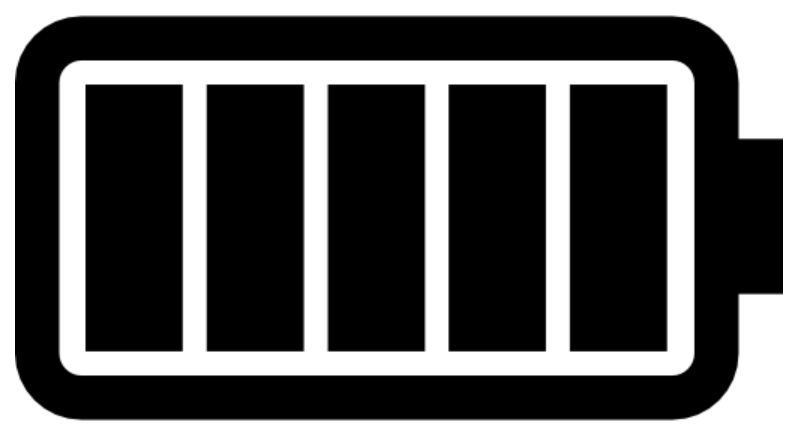
#> input picture battery-full.PNG, 794 x 438 px, found by its file name
$ python img_to_bw.py
#> lines starting #> are read from the running program, lines starting #| are printed output that depends on the picture; after the words box and inside, x2 and y2 are one past the last pixel; in counts of white or black regions, pixels touching at a corner belong together

import cv2
import numpy as np
import time

def binary_2_hex(masked):
    bin_str = ""
    big_out_arr = []
    new_arr = []
    for sub_arr in masked:
        for i,bin in enumerate(sub_arr):
            # print(bin_str)
            if i%8 == 0 and not i==0:
                # Convert the last string into a 4 dig hex in case it's 3
                hex_num = hex(int(bin_str.ljust(8, '0') , 2))
                if len(str(hex_num)) == 3 :
                    hex_num = "0x0" + hex_num[2]
                new_arr.append(hex_num)
                bin_str = "" + str(bin)
            else:
                bin_str = bin_str + str(bin)

        # Convert the last string into a 4 dig hex in case it's 3
        hex_num = hex(int(bin_str.ljust(8, '0') , 2))
        if len(str(hex_num)) == 3 :
            hex_num = "0x0" + hex_num[2]

        new_arr.append(hex_num) #pad with 0's right
        bin_str = ""
        big_out_arr.append(new_arr)
        new_arr = []
        # print("------------")

    return big_out_arr

    # print(big_out_arr)
def my_flatten(big_out_arr):
    one_d_out_arr = []
    for row in big_out_arr:
        for elem in row:
            one_d_out_arr.append(elem)

    return one_d_out_arr

# [10 lines of commented-out code are left out]
new_size = (100, 50)
graphic_file = 'battery-full.png'
show_img = False # Show what the final image will look like
write_to_file = True
invert_colour_selection = True
array_name = "battery_full"

############ Start of the script
# read the image file
img = cv2.imread(graphic_file, 2)
#> img is the input picture: shape (438, 794); min 0, max 255, mean 89.9

# rescale and convert to binary
bw_img = cv2.resize(img, dsize=new_size, interpolation = cv2.INTER_AREA)
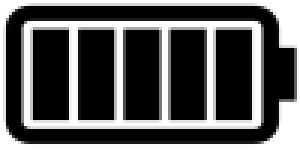
#> bw_img: shape (50, 100) (shown 3 times larger); min 0, max 255, mean 89.9
ret, bw_img = cv2.threshold(bw_img, 70, 255, cv2.THRESH_BINARY)
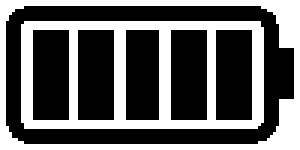
#> bw_img: shape (50, 100) (shown 3 times larger); 38.6% white; 2 white regions, box (x1, y1, x2, y2) and area: (7, 7, 88, 43) 1138, (0, 0, 100, 50) 791

# Show image
if show_img == True:
    cv2.imshow("Binary", bw_img)
    cv2.waitKey(0)
    cv2.destroyAllWindows()


# Convert 255's to 1's. 3 is a temporary number
masked = np.int32(bw_img)
if invert_colour_selection == True:
    masked[masked==255] = 3
    masked[masked==0] = 1
    masked[masked==3] = 0
else:
    masked[masked==255] = 1


# Group the 1's into 8 for hex conversion
masked = binary_2_hex(masked)
#> the loop in binary_2_hex, `for sub_arr in masked:` made 50 passes
#> hex_num on passes 1 to 12: '0x00', '0x00', '0x00', '0x00', '0x00', '0x00', '0x00', '0x00', '0x00', '0x00', '0x00', '0x00'
#> after the loop in binary_2_hex, `for sub_arr in masked:`: big_out_arr = 50 items
#> masked = 50 items
masked = my_flatten(masked)
#> the loop in my_flatten, `for row in big_out_arr:` made 50 passes
#> after the loop in my_flatten, `for row in big_out_arr:`: one_d_out_arr = 650 items, first 6: '0x00', '0x00', '0x00', '0x00', '0x00', '0x00'
#> masked has the same summary as one_d_out_arr in my_flatten
# masked = masked.flatten(order='C') #<- for use with numpy - now deprecated

# Print in a form that directly copy-pastes
print('[%s]' % ', '.join(map(str, masked)))
#> (printed output is left out)
print(len(list(masked)))
#| 650

if write_to_file == True:
    with open("image_hex.txt", "w") as hex_img_file:
        hex_img_file.write("static const uint8_t {}[{}] PROGMEM = {{\n\t".format(array_name, len(list(masked)) ))
        for i, hex_code in enumerate(masked):
            if i==(len(masked)-1): #if its the last number, dont add a comma after
                hex_img_file.write(str(hex_code))
            else:
                hex_img_file.write(str(hex_code)+", ")
#> this loop made 650 passes

        hex_img_file.write("\n};\n")
